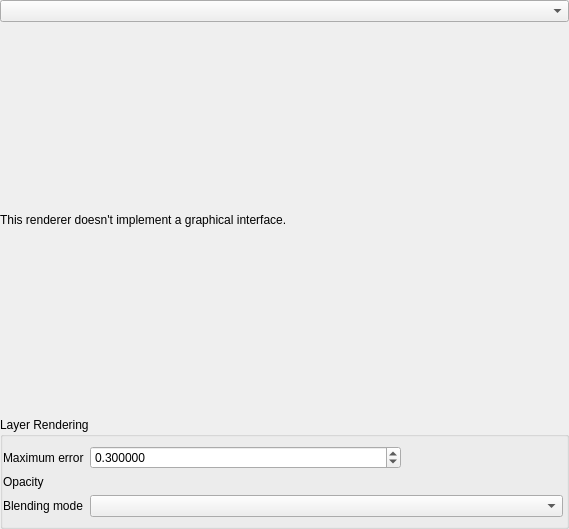
<?xml version="1.0" encoding="UTF-8"?>
<ui version="4.0">
 <class>QgsTiledSceneRendererPropsDialogBase</class>
 <widget class="QgsPanelWidget" name="QgsTiledSceneRendererPropsDialogBase">
  <property name="geometry">
   <rect>
    <x>0</x>
    <y>0</y>
    <width>569</width>
    <height>529</height>
   </rect>
  </property>
  <property name="windowTitle">
   <string>Renderer Settings</string>
  </property>
  <layout class="QVBoxLayout" name="verticalLayout_5">
   <property name="leftMargin">
    <number>0</number>
   </property>
   <property name="topMargin">
    <number>0</number>
   </property>
   <property name="rightMargin">
    <number>0</number>
   </property>
   <property name="bottomMargin">
    <number>0</number>
   </property>
   <item>
    <widget class="QStackedWidget" name="mainStack">
     <widget class="QWidget" name="page">
      <layout class="QVBoxLayout" name="verticalLayout_4">
       <property name="leftMargin">
        <number>0</number>
       </property>
       <property name="topMargin">
        <number>0</number>
       </property>
       <property name="rightMargin">
        <number>0</number>
       </property>
       <property name="bottomMargin">
        <number>0</number>
       </property>
       <item>
        <layout class="QVBoxLayout" name="verticalLayout_2">
         <item>
          <layout class="QHBoxLayout" name="horizontalLayout">
           <item>
            <widget class="QComboBox" name="cboRenderers"/>
           </item>
          </layout>
         </item>
         <item>
          <widget class="QStackedWidget" name="stackedWidget">
           <property name="sizePolicy">
            <sizepolicy hsizetype="Expanding" vsizetype="Preferred">
             <horstretch>4</horstretch>
             <verstretch>0</verstretch>
            </sizepolicy>
           </property>
           <widget class="QWidget" name="pageNoWidget">
            <property name="sizePolicy">
             <sizepolicy hsizetype="Expanding" vsizetype="Preferred">
              <horstretch>0</horstretch>
              <verstretch>0</verstretch>
             </sizepolicy>
            </property>
            <layout class="QVBoxLayout" name="verticalLayout">
             <property name="leftMargin">
              <number>0</number>
             </property>
             <property name="topMargin">
              <number>0</number>
             </property>
             <property name="rightMargin">
              <number>0</number>
             </property>
             <property name="bottomMargin">
              <number>0</number>
             </property>
             <item>
              <widget class="QLabel" name="label">
               <property name="text">
                <string>This renderer doesn't implement a graphical interface.</string>
               </property>
              </widget>
             </item>
            </layout>
           </widget>
          </widget>
         </item>
         <item>
          <widget class="QGroupBox" name="mLayerRenderingGroupBox">
           <property name="title">
            <string>Layer Rendering</string>
           </property>
           <property name="flat">
            <bool>true</bool>
           </property>
           <property name="checkable">
            <bool>false</bool>
           </property>
           <layout class="QGridLayout" name="gridLayout">
            <property name="leftMargin">
             <number>0</number>
            </property>
            <property name="rightMargin">
             <number>3</number>
            </property>
            <item row="1" column="0">
             <widget class="QLabel" name="lblTransparency">
              <property name="text">
               <string>Opacity</string>
              </property>
             </widget>
            </item>
            <item row="0" column="0">
             <widget class="QLabel" name="lblTransparency_2">
              <property name="text">
               <string>Maximum error</string>
              </property>
             </widget>
            </item>
            <item row="2" column="0">
             <widget class="QLabel" name="lblBlend">
              <property name="text">
               <string>Blending mode</string>
              </property>
             </widget>
            </item>
            <item row="0" column="1" colspan="2">
             <widget class="QgsDoubleSpinBox" name="mMaxErrorSpinBox">
              <property name="decimals">
               <number>6</number>
              </property>
              <property name="maximum">
               <double>99999999999.000000000000000</double>
              </property>
              <property name="value">
               <double>0.300000000000000</double>
              </property>
             </widget>
            </item>
            <item row="2" column="1" colspan="3">
             <widget class="QgsBlendModeComboBox" name="mBlendModeComboBox">
              <property name="sizePolicy">
               <sizepolicy hsizetype="Expanding" vsizetype="Preferred">
                <horstretch>4</horstretch>
                <verstretch>0</verstretch>
               </sizepolicy>
              </property>
             </widget>
            </item>
            <item row="1" column="1" colspan="3">
             <widget class="QgsOpacityWidget" name="mOpacityWidget" native="true">
              <property name="focusPolicy">
               <enum>Qt::StrongFocus</enum>
              </property>
             </widget>
            </item>
            <item row="0" column="3">
             <widget class="QgsUnitSelectionWidget" name="mMaxErrorUnitWidget" native="true">
              <property name="minimumSize">
               <size>
                <width>0</width>
                <height>0</height>
               </size>
              </property>
              <property name="focusPolicy">
               <enum>Qt::StrongFocus</enum>
              </property>
             </widget>
            </item>
           </layout>
          </widget>
         </item>
        </layout>
       </item>
      </layout>
     </widget>
    </widget>
   </item>
  </layout>
 </widget>
 <customwidgets>
  <customwidget>
   <class>QgsDoubleSpinBox</class>
   <extends>QDoubleSpinBox</extends>
   <header>qgsdoublespinbox.h</header>
  </customwidget>
  <customwidget>
   <class>QgsUnitSelectionWidget</class>
   <extends>QWidget</extends>
   <header>qgsunitselectionwidget.h</header>
   <container>1</container>
  </customwidget>
  <customwidget>
   <class>QgsBlendModeComboBox</class>
   <extends>QComboBox</extends>
   <header>qgsblendmodecombobox.h</header>
  </customwidget>
  <customwidget>
   <class>QgsOpacityWidget</class>
   <extends>QWidget</extends>
   <header>qgsopacitywidget.h</header>
   <container>1</container>
  </customwidget>
  <customwidget>
   <class>QgsPanelWidget</class>
   <extends>QWidget</extends>
   <header>qgspanelwidget.h</header>
   <container>1</container>
  </customwidget>
 </customwidgets>
 <tabstops>
  <tabstop>cboRenderers</tabstop>
  <tabstop>mMaxErrorSpinBox</tabstop>
  <tabstop>mMaxErrorUnitWidget</tabstop>
  <tabstop>mOpacityWidget</tabstop>
  <tabstop>mBlendModeComboBox</tabstop>
 </tabstops>
 <resources/>
 <connections/>
</ui>
